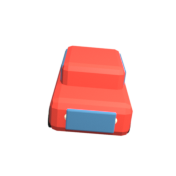
#> input picture spiele/monopoly/tools/frames/tok0_d0_f1.png, 176 x 176 px, given in place of tok0_d0_f0.png, which was not available
$ python pack_sprites.py
#> lines starting #> are read from the running program, lines starting #| are printed output that depends on the picture
#!/usr/bin/env python3
# Packt die Blender-Einzelframes zu Sprite-Sheets:
#   figs/fig-<i>.png  -> 8 Spalten (Laufzyklus) x 4 Zeilen (Richtungen)
#   figs/house.png, figs/hotel.png -> Einzelbilder (auf Inhalt zugeschnitten)
import os, sys
from PIL import Image

HERE = os.path.dirname(os.path.abspath(__file__))
FRAMES_DIR = os.path.join(HERE, 'frames')
OUT_DIR = os.path.join(HERE, '..', 'figs')
os.makedirs(OUT_DIR, exist_ok=True)

CELL = 176
FRAMES = 8
DIRS = 4

def trim(img, pad=6):
    bbox = img.getbbox()
    if not bbox:
        return img
    l, t, r, b = bbox
    l = max(0, l - pad); t = max(0, t - pad)
    r = min(img.width, r + pad); b = min(img.height, b + pad)
    return img.crop((l, t, r, b))

for i in range(6):
    sheet = Image.new('RGBA', (CELL * FRAMES, CELL * DIRS))
#> sheet: PIL image 1408x704 RGBA; every value is 0
    for d in range(DIRS):
        for f in range(FRAMES):
            src = os.path.join(FRAMES_DIR, f'tok{i}_d{d}_f{f}.png')
            img = Image.open(src).convert('RGBA')
#> img is the input picture: PIL image 176x176 RGBA; mean R, G, B, A 45.7, 22, 21, 50.6
            sheet.paste(img, (f * CELL, d * CELL))
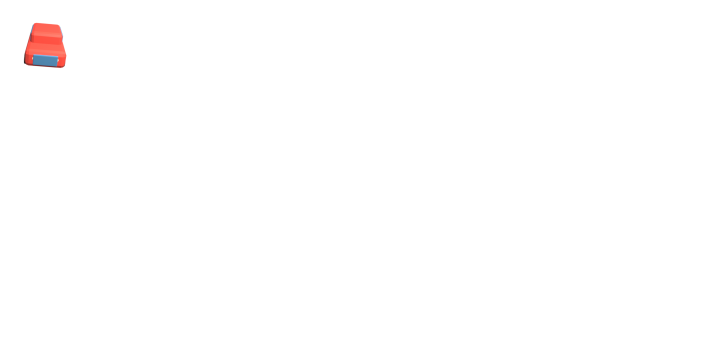
#> sheet: PIL image 1408x704 RGBA (shown at 1/2 size); mean R, G, B, A 1.4, 0.7, 0.7, 1.6; transparent parts drawn white
#> (the run stopped early here; a loop or call above may not have finished)

$ run again, on spiele/monopoly/tools/frames/tok0_d1_f0.png
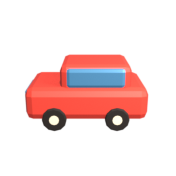
#> input picture spiele/monopoly/tools/frames/tok0_d1_f0.png, 176 x 176 px, given in place of tok0_d0_f0.png, which was not available
#> img is the input picture: PIL image 176x176 RGBA; mean R, G, B, A 50.1, 25.1, 24, 57.5
#> `sheet.paste(img, (f * CELL, d * CELL))`:
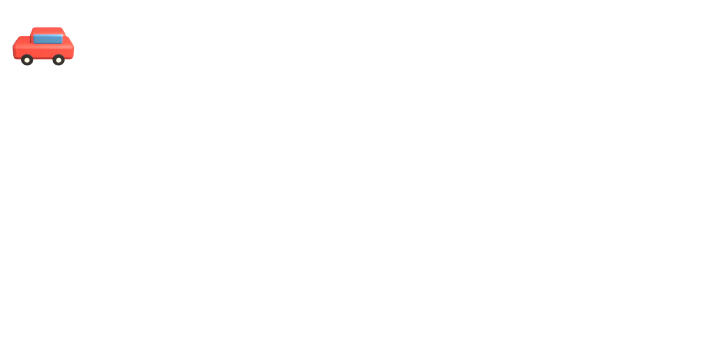
#> sheet: PIL image 1408x704 RGBA (shown at 1/2 size); mean R, G, B, A 1.6, 0.8, 0.7, 1.8; transparent parts drawn white

$ run again, on spiele/monopoly/tools/frames/tok0_d1_f3.png
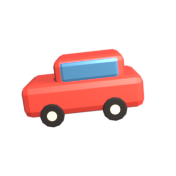
#> input picture spiele/monopoly/tools/frames/tok0_d1_f3.png, 176 x 176 px, given in place of tok0_d0_f0.png, which was not available
#> img is the input picture: PIL image 176x176 RGBA; mean R, G, B, A 45.9, 24.4, 23.6, 53.2
#> `sheet.paste(img, (f * CELL, d * CELL))`:
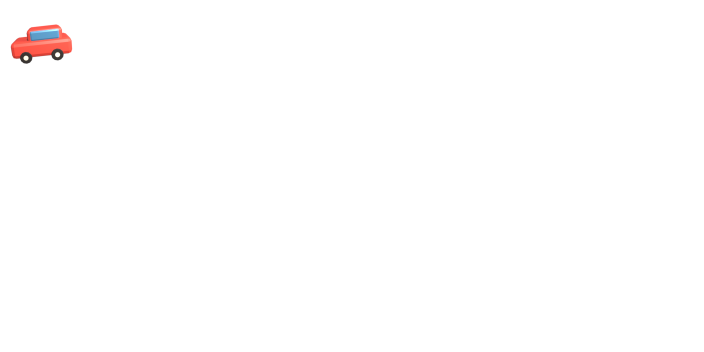
#> sheet: PIL image 1408x704 RGBA (shown at 1/2 size); mean R, G, B, A 1.4, 0.8, 0.7, 1.7; transparent parts drawn white

$ run again, on spiele/monopoly/tools/frames/tok0_d1_f6.png
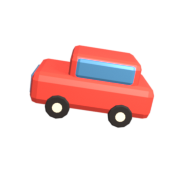
#> input picture spiele/monopoly/tools/frames/tok0_d1_f6.png, 176 x 176 px, given in place of tok0_d0_f0.png, which was not available
#> img is the input picture: PIL image 176x176 RGBA; mean R, G, B, A 50, 25.9, 24.8, 57.5
#> `sheet.paste(img, (f * CELL, d * CELL))`:
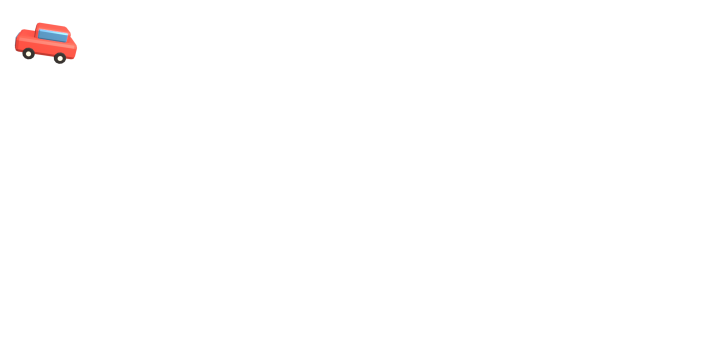
#> sheet: PIL image 1408x704 RGBA (shown at 1/2 size); mean R, G, B, A 1.6, 0.8, 0.8, 1.8; transparent parts drawn white
